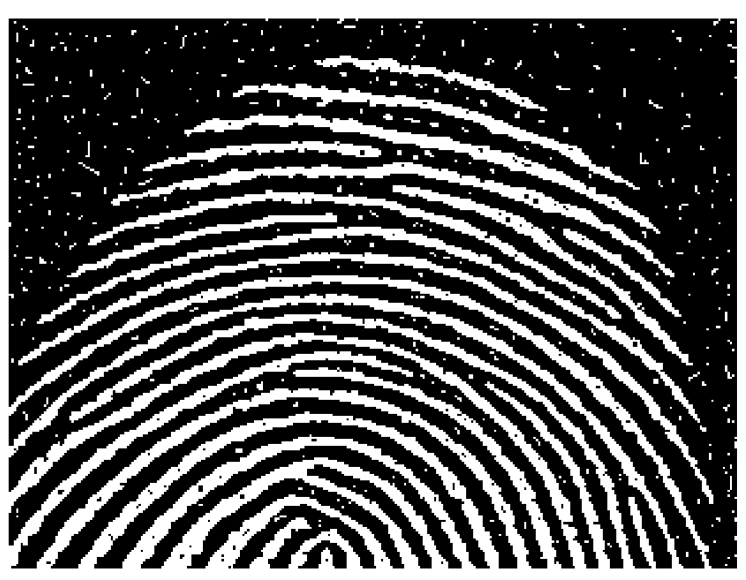
#> input picture images/opening.png, 1492 x 1160 px, found by its file name (shown at 1/2 size)
$ jupyter execute 5b_opening_and_closing.ipynb
#> lines starting #> are read from the running program, lines starting #| are printed output that depends on the picture
[cell 1]
import cv2
import numpy as np
import matplotlib.pyplot as plt

[cell 2]
def perform_erosion(image, structuring_element_size):
    height, width = image.shape
    errored_image = np.zeros(image.shape)
    kernel = np.ones((structuring_element_size, structuring_element_size))

    padding = structuring_element_size // 2

    strarting_row = 0 + padding
    strarting_col = 0 + padding
    ending_row = height - padding
    ending_col = width - padding

    for row in range(padding, height - padding):
        for col in range(padding, width - padding):
            reigion = image[row - padding : row + padding + 1, col - padding : col + padding + 1]
            errored_image[row, col] = np.min(reigion * kernel)
    return errored_image

[cell 3]
def perform_dilation(image, structuring_element_size):
    height, width = image.shape
    dilated_image = np.zeros(image.shape)
    kernel = np.ones((structuring_element_size, structuring_element_size))

    padding = structuring_element_size // 2

    strarting_row = 0 + padding
    strarting_col = 0 + padding
    ending_row = height - padding
    ending_col = width - padding

    for row in range(padding, height - padding):
        for col in range(padding, width - padding):
            reigion = image[row - padding : row + padding + 1, col - padding : col + padding + 1]
            dilated_image[row, col] = np.max(reigion * kernel)
    return dilated_image

[cell 4]
def perform_opening(image, structuring_element_size):
    opened_image = perform_erosion(image, structuring_element_size)
    opened_image = perform_dilation(opened_image, structuring_element_size)

    return opened_image

[cell 5]
def perform_closing(image, structuring_element_size):
    # Perform Dilation followed by Erosion (Closing)
    closed_image = perform_dilation(image, structuring_element_size)
    closed_image = perform_erosion(closed_image, structuring_element_size)

    return closed_image

[cell 6]
original_image1 = cv2.imread('./images/opening.png', 0)
#> original_image1: shape (1160, 1492); min 0, max 255, mean 86.1
original_image2 = cv2.imread('./images/closing.jpg', 0)
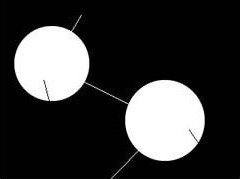
#> input picture images/closing.jpg, 240 x 179 px, found by its file name
#> original_image2 is the input picture: shape (179, 240); min 0, max 255, mean 57.6
gray_image1 = cv2.resize(original_image1, (512, 512))
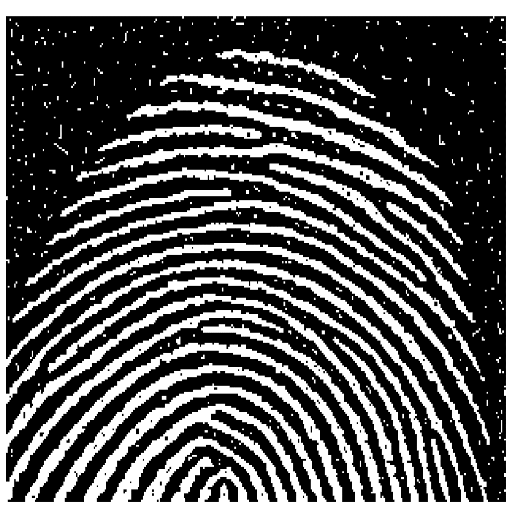
#> gray_image1: shape (512, 512); min 0, max 255, mean 86
gray_image2 = cv2.resize(original_image2, (512, 512))
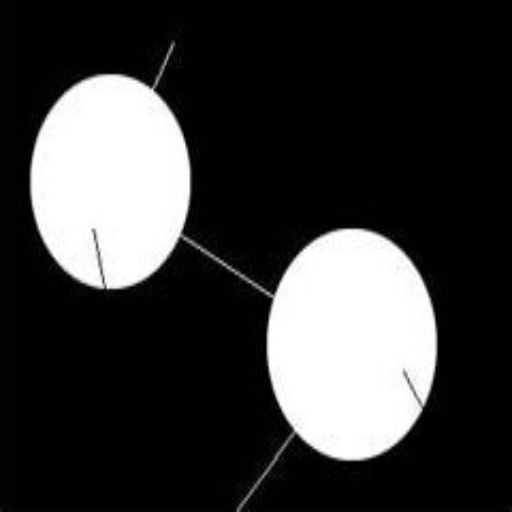
#> gray_image2: shape (512, 512); min 0, max 255, mean 57.5

[cell 7]
structuring_element_size = 5
oppened_image = perform_opening(gray_image1, structuring_element_size)
#> after the loop in perform_erosion, `for row in range(padding, height - padding):`:
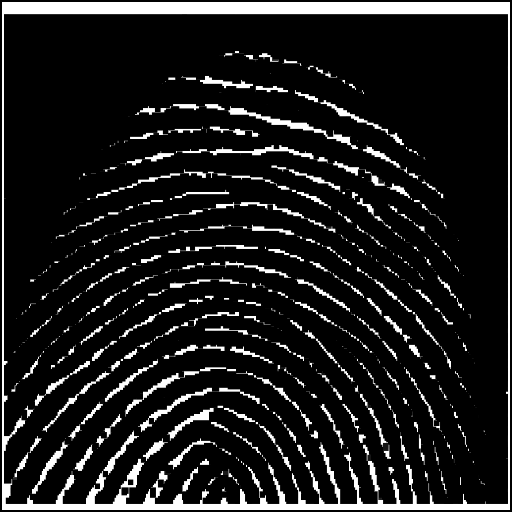
#> errored_image: shape (512, 512) float64; min 0, max 255, mean 29.5
#> after the loop in perform_dilation, `for row in range(padding, height - padding):`:
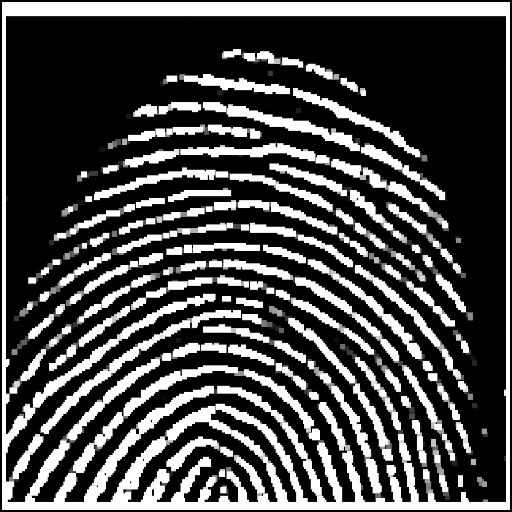
#> dilated_image: shape (512, 512) float64; min 0, max 255, mean 73.6

structuring_element_size = 11
closed_image = perform_closing(gray_image2, structuring_element_size)
#> call 2 of perform_dilation, with structuring_element_size = 11
#> after the loop in perform_dilation (call 2), `for row in range(padding, height - padding):`:
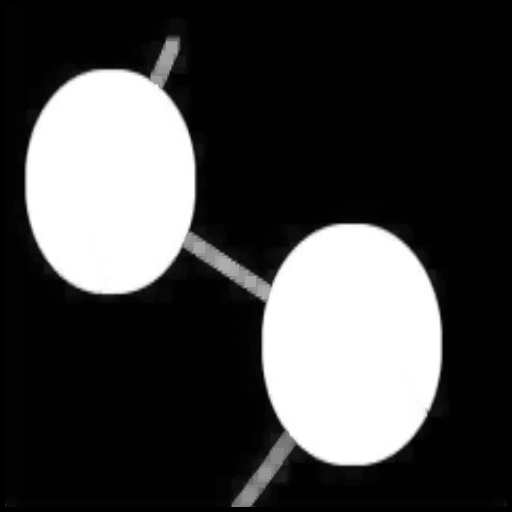
#> dilated_image: shape (512, 512) float64; min 0, max 255, mean 67.6

[cell 8]
plt.figure(figsize=(12, 10))

plt.subplot(1, 2, 1)
plt.imshow(gray_image1, cmap='gray')
plt.title(f"Original Image")

plt.subplot(1, 2, 2)
plt.imshow(oppened_image, cmap='gray')
plt.title(f"Opened Image)")

plt.tight_layout()
plt.show()

[cell 9]
plt.figure(figsize=(12, 10))

plt.subplot(1, 2, 1)
plt.imshow(gray_image2, cmap='gray')
plt.title(f"Original Image")

plt.subplot(1, 2, 2)
plt.imshow(closed_image, cmap='gray')
plt.title(f"Closed Image)")

plt.tight_layout()
plt.show()
